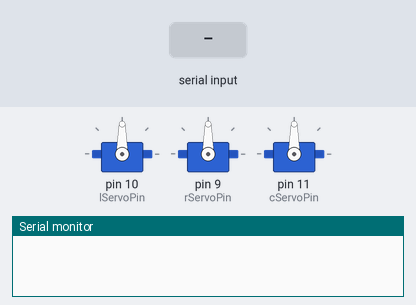
Bench run of a sketch on a simulated Arduino Uno, built with avr-gcc and run on an emulated ATmega328P. Shown: 3 × servo, the last lines printed to the serial monitor. The inputs (shaded band) are chosen by the test bench.

Above: at 1.2 s.
1.3 s: "w" received over the second serial link
At 1.45 s:
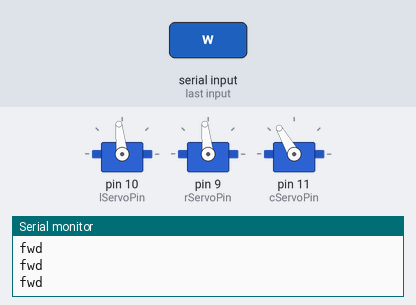
At 2.07 s:
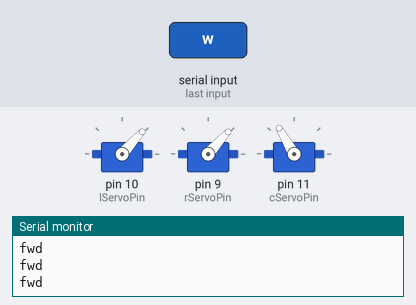
4.3 s: "b" received over the second serial link
At 4.53 s:
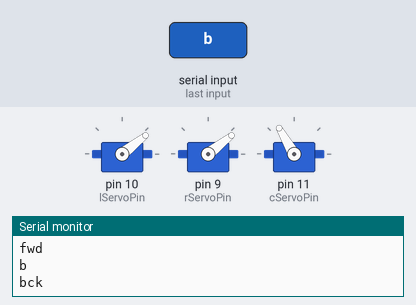
7.3 s: "l" received over the second serial link
At 8.52 s:
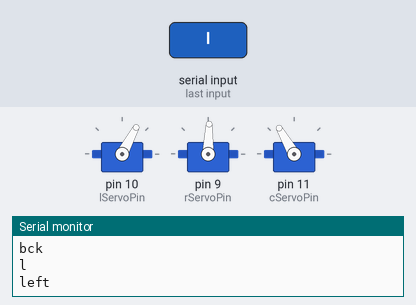
10.3 s: "w" received over the second serial link
13.3 s: "b" received over the second serial link
16.3 s: "l" received over the second serial link
Timing chart, 0 to 20.3 s (numbered marks = the images above; inputs shaded):
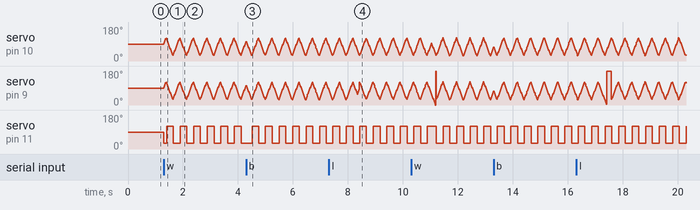

The sketch:

hex_bt.ino
```cpp
// LINK REQUIRED LIBRARY //
#include <Servo.h>        // Link to servo library
#include<SoftwareSerial.h>
SoftwareSerial BT(3, 4); //TX, RX respetively

// PIN SETUP //

const byte lServoPin    =   10;   // Servo pin for left legs
const byte rServoPin    =  9;   // Servo pin for right legs
const byte cServoPin    =  11;   // Servo pin for center legs
const byte whiteLED     =  13;   // Pin for onboard white LED
String response;

// CREATE INSTANCES OF SERVO OBJECTS //
Servo leftLegs;
Servo rightLegs;
Servo centerLegs;

// SERVO VARIABLES //
byte lServoAngle         =  90;  // Angle of left leg servo (
const byte lServoMIN     =  30;  // Mechanical limits of left leg servo
const byte lServoMAX     = 120;  // Left leg servo range (40-130, 90 degrees)

byte rServoAngle         =  90;  // Angle of right leg servo
const byte rServoMIN     =  30;  // Mechanical limits of right leg servo
const byte rServoMAX     = 120;  // Right leg servo range (30-120, 90 degrees)

byte cServoAngle         =  90;  // Angle of center leg servo
const byte cServoMIN     =  30;  // Mechanical limits of center leg servo 50
const byte cServoMAX     =  120;  // Center leg servo range (60-80, 20 degrees) 80


// STATE MACHINE VARIABLES //
 byte forwardState;
 byte reverseState;
 byte leftState;
 byte rightState;
 byte doNothing;

boolean stepPhase        =   0;  // Flag indicating which half of step cycle we are in
const byte servoDelay    =  10;  // Set delay (in milliseconds) between servo positions
const byte servoSpeed    =   4;  // Distance in degrees that servos will move in each program loop
byte state, oldState     =   0;  // Stores current/previous mode value

const byte dwellDuration =   6;  // Number of half steps robot will stay in turn/back-up mode
byte dwellTimer          =   0;  // Keeps track of number of "ticks" remaining in a "dwell" state
byte dwellTotalTicks     =   ((lServoMAX - lServoMIN) / servoSpeed) * dwellDuration;  // Number of "frames" in a complete step * number of steps to dwell


// PROGRAM SETUP //
void setup(){
  Serial.begin(9600);
  BT.begin(9600);
  leftLegs.attach(lServoPin);    // Attach servos to pins
  rightLegs.attach(rServoPin);
  centerLegs.attach(cServoPin);
}


// PROGRAM MAIN LOOP //
void loop(){
   serialRead();
  switch(state){               // Determine which mode we are currently in
    case 1:
      moveForward();           // Call the function to walk forward
    break;
    case 2:
      moveReverse();           // Call the function to walk backward
    break;
    case 3:
      moveTurnLeft();          // Call the function to turn left
    break;
    case 4:
      moveTurnRight();         // Call the function to turn right
    break;
    case 5:
        Stop();

      break;
  }
}

void serialRead(){
  while (BT.available())
    {
      char c = BT.read();
      response += c;
       if(response.length()>0){
    Serial.println(response);

    if(response == "w"){
      state = 1;

    }
    else if( response == "b"){
     state = 2;
    }
    else if(response == "l"){
      state = 3;

    }
    else if(response == "r"){
      state = 4;
    }
    else if(response == "s"){
      state = 5;
    }

}
response ="";
    }
}


void moveForward(){                        // Servo routine for walking forward (Exactly the same as "moveBackward" except center leg position is inverted)
  Serial.println("fwd");
  if (!stepPhase){                         // First half of step cycle (Left leg extend, right leg retract)
    cServoAngle = cServoMIN;               // Set position of center legs for this half of the cycle
    if (lServoAngle < lServoMAX){          // Make sure legs aren't at their limit
      lServoAngle += servoSpeed;           // Move legs "servoSpeed" degrees once per loop
      rServoAngle += servoSpeed;
    }else {
      lServoAngle = lServoMAX;             // If a leg is at its limit, toggle stepPhase to run second half of step cycle
      rServoAngle = rServoMAX;
      stepPhase = !stepPhase;
    }
    centerLegs.write(cServoAngle);         // Write new positions to servos
    leftLegs.write(lServoAngle);
    rightLegs.write(rServoAngle);
  }else {                                  // Second half of step cycle (Left leg retract, right leg extend)
    cServoAngle = cServoMAX;               // Set position of center legs for this half of the cycle
    if (lServoAngle > lServoMIN){
      lServoAngle -= servoSpeed;           // Move legs "servoSpeed" degrees once per loop
      rServoAngle -= servoSpeed;
    }else {
      lServoAngle = lServoMIN;             // If a leg is at its limit, toggle stepPhase to run first half of step cycle
      rServoAngle = rServoMIN;
      stepPhase = !stepPhase;
    }
    centerLegs.write(cServoAngle);
    leftLegs.write(lServoAngle);           // Write new positions to servos
    rightLegs.write(rServoAngle);
  }
  delay(servoDelay);                       // Wait so movement is slowed and smooth
}


void moveReverse(){                        // Servo routine for walking backward (Exactly the same as "moveForward" except center leg position is inverted)
  Serial.println("bck");
  dwellTimer = dwellTotalTicks;            // Set a timer to help the robot from getting stuck at the edge of its' sensor range
  while(dwellTimer){                       // Lock state inside loop so it can't be interupted until "dwellTimer" runs out
    if (stepPhase){                        // First half of step cycle (Left leg extend, right leg retract)
      cServoAngle = cServoMAX;             // Set position of center legs for this cycle
      if (lServoAngle < lServoMAX){
        lServoAngle += servoSpeed;         // Move legs "servoSpeed" degrees once per loop
        rServoAngle += servoSpeed;
      }else {
        lServoAngle = lServoMAX;           // If a leg is at its limit, toggle stepPhase to run second half of step cycle
        rServoAngle = rServoMAX;
        stepPhase = !stepPhase;
      }
      centerLegs.write(cServoAngle);       // Write new positions to servos
      leftLegs.write(lServoAngle);
      rightLegs.write(rServoAngle);
    }else {                                // Second half of step cycle (Left leg retract, right leg extend)
      cServoAngle = cServoMIN;             // Set position of center legs for this cycle
      if (lServoAngle > lServoMIN){
        lServoAngle -= servoSpeed;         // Move leg "servoSpeed" degrees once per loop
        rServoAngle -= servoSpeed;
      }else {
        lServoAngle = lServoMIN;           // If a leg is at its limit, toggle stepPhase to run first half of step cycle
        cServoAngle = cServoMIN;
        stepPhase = !stepPhase;
      }
      centerLegs.write(cServoAngle);       // Write new positions to servos
      leftLegs.write(lServoAngle);
      rightLegs.write(rServoAngle);
    }
    delay(servoDelay);                     // Wait so movement is slowed and smooth
    dwellTimer--;                          // Subtract from "dwellTimer" and start "while()" loop again
  }
}


void moveTurnLeft(){                       // Servo routine for turning left (Exactly the same as moveTurnRight except center leg position is inverted)
  Serial.println("left");
  dwellTimer = dwellTotalTicks;            // Set a timer to help the robot from getting stuck at the edge of its' sensor range
  while(dwellTimer){                       // Lock state inside loop so it can't be interupted until "dwellTimer" runs out
    if (stepPhase){                        // First half of step cycle (Left leg extend, right leg extend)
      cServoAngle = cServoMAX;             // Set position of center legs for this cycle
      if (lServoAngle < lServoMAX){
        lServoAngle += servoSpeed;         // Move legs "servoSpeed" degrees once per loop
        rServoAngle -= servoSpeed;
      }else {
        lServoAngle = lServoMAX;           // If a leg is at its limit, toggle stepPhase to run second half of step cycle
        rServoAngle = rServoMIN;
        stepPhase = !stepPhase;
      }
      centerLegs.write(cServoAngle);
      leftLegs.write(lServoAngle);         // Write new positions to servos
      rightLegs.write(rServoAngle);
    }else {                                // Second half of step cycle (Left leg retract, right leg retract)
      cServoAngle = cServoMIN;             // Set position of center legs for this cycle
      if (lServoAngle > lServoMIN){
        lServoAngle -= servoSpeed;         // Move leg "servoSpeed" degrees once each program loop
        rServoAngle += servoSpeed;
      }else {
        lServoAngle = lServoMIN;           // If a leg is at its limit, toggle stepPhase to run first half of step cycle
        rServoAngle = rServoMAX;
        stepPhase = !stepPhase;
      }
      centerLegs.write(cServoAngle);       // Write new positions to servos
      leftLegs.write(lServoAngle);
      rightLegs.write(rServoAngle);
    }
    delay(servoDelay);                     // Wait so movement is slowed and smooth
    dwellTimer--;                          // Subtract from "dwellTimer" and start "while()" loop again
  }
}


void moveTurnRight(){                      // Servo routine for turning right (Exactly the same as moveTurnLeft except center leg position is inverted)
  Serial.println("right");
  dwellTimer = dwellTotalTicks;            // Set a timer to help the robot from getting stuck at the edge of its' sensor range
  while(dwellTimer){                       // Lock state inside loop so it can't be interupted until "dwellTimer" runs out
    if (!stepPhase){                       // First half of step cycle (Left leg extend, right leg extend)
      cServoAngle = cServoMIN;             // Set position of center legs for this cycle
      if (lServoAngle < lServoMAX){
        lServoAngle += servoSpeed;         // Move legs "servoSpeed" degrees once per loop
        rServoAngle -= servoSpeed;
      }else {
        lServoAngle = lServoMAX;           // If a leg is at its limit, toggle stepPhase to run second half of step cycle
        rServoAngle = rServoMIN;
        stepPhase = !stepPhase;
      }
      centerLegs.write(cServoAngle);
      leftLegs.write(lServoAngle);         // Write new positions to servos
      rightLegs.write(rServoAngle);
    }else {                                // Second half of step cycle (Left leg retract, right leg retract)
      cServoAngle = cServoMAX;             // Set position of center legs for this cycle
      if (lServoAngle > lServoMIN){
        lServoAngle -= servoSpeed;         // Move leg "servoSpeed" degrees once each program loop
        rServoAngle += servoSpeed;
      }else {
        lServoAngle = lServoMIN;           // If a leg is at its limit, toggle stepPhase to run first half of step cycle
        rServoAngle = rServoMAX;
        stepPhase = !stepPhase;
      }
      centerLegs.write(cServoAngle);       // Write new positions to servos
      leftLegs.write(lServoAngle);
      rightLegs.write(rServoAngle);
    }
    delay(servoDelay);                     // Wait so movement is slowed and smooth
    dwellTimer--;                          // Subtract from "dwellTimer" and start "while()" loop again
  }
}


void Stop(){
  byte lServoAngle         =  90;  // Angle of left leg servo (


byte rServoAngle         =  90;  // Angle of right leg servo


byte cServoAngle         =  90;  // Angle of center leg servo
leftLegs.write(lServoAngle);
      rightLegs.write(rServoAngle);
      centerLegs.write(cServoAngle);
Serial.println("Stop");
}
```
